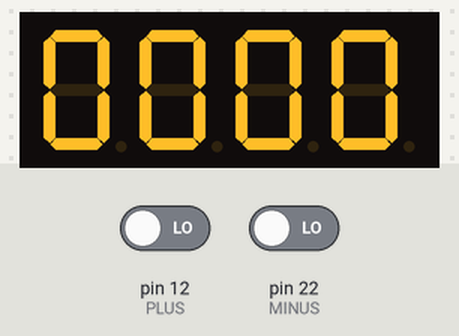
A program run on a simulated Raspberry Pi (header pin numbers). On the bench: 4-digit seven-segment display. The test bench sets the inputs (shaded band); at power-on: pin 12 (PLUS) LOW, pin 22 (MINUS) LOW. The segment pins are drawn as the display they are named for.

Above: at 1.2 s.
1.3 s: pin 12 (PLUS) driven HIGH
At 1.44 s:
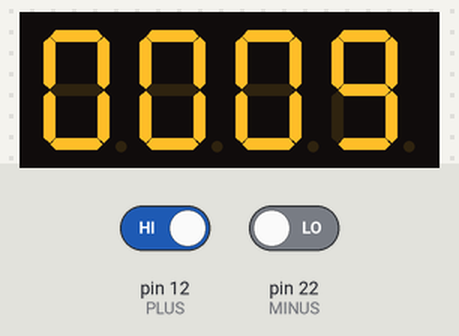
2.8 s: pin 22 (MINUS) driven HIGH
4.3 s: pin 12 (PLUS) driven LOW
At 4.92 s:
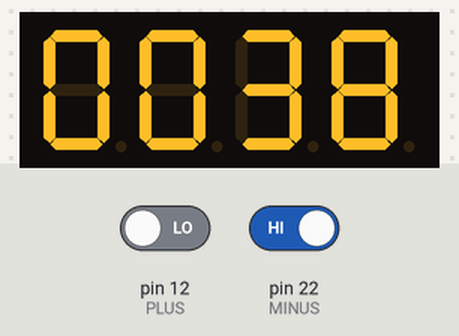
6.0 s: pin 22 (MINUS) driven LOW
At 6.4 s:
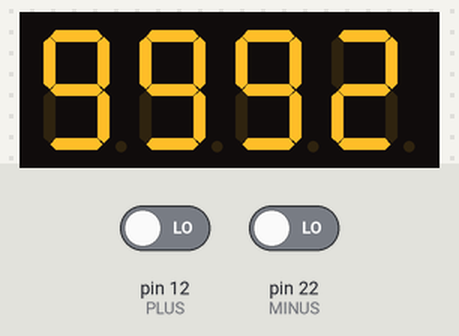
7.5 s: pin 12 (PLUS) driven HIGH
At 7.57 s:
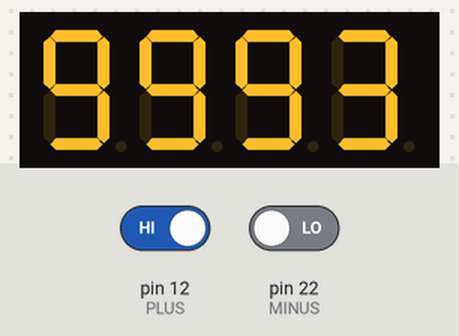
9.0 s: pin 22 (MINUS) driven HIGH
At 9.9 s:
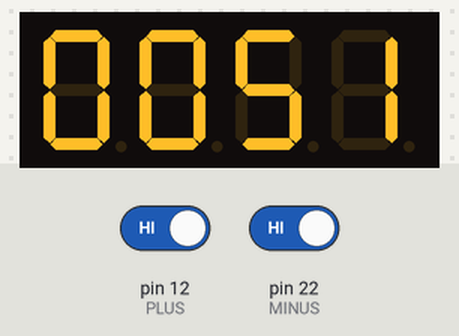

The program:

4Digits-7SD.py
```python
#!/usr/bin/env python3
#-- coding: utf-8 --


import RPi.GPIO as GPIO #Importe la bibliothèque pour contrôler les GPIOs
import time

GPIO.setmode(GPIO.BOARD) #Définit le mode de numérotation (Board)
GPIO.setwarnings(False) #On désactive les messages d'alerte


A = 7
B = 11
C = 13
D = 15
E = 31
F = 33
G = 16
DOT = 18

D1 = 32
D2 = 36
D3 = 38
D4 = 40


PLUS = 12
MINUS = 22


GPIO.setup(A, GPIO.OUT)
GPIO.setup(B, GPIO.OUT)
GPIO.setup(C, GPIO.OUT)
GPIO.setup(D, GPIO.OUT)
GPIO.setup(E, GPIO.OUT)
GPIO.setup(F, GPIO.OUT)
GPIO.setup(G, GPIO.OUT)
GPIO.setup(DOT, GPIO.OUT)

GPIO.setup(D1, GPIO.OUT)
GPIO.setup(D2, GPIO.OUT)
GPIO.setup(D3, GPIO.OUT)
GPIO.setup(D4, GPIO.OUT)

GPIO.setup(PLUS, GPIO.IN)
GPIO.setup(MINUS, GPIO.IN)


def displayNumber(n):
  AState = True
  BState = True
  CState = True
  DState = True
  EState = True
  FState = True
  GState = True
  DOTState = False

  if n in [1, 4]:
    AState = False
  if n in [5, 6]:
    BState = False
  if n in [2]:
    CState = False
  if n in [1, 4, 7]:
    DState = False
  if n in [1, 3, 4, 5, 7, 9]:
    EState = False
  if n in [1, 2, 3, 7]:
    FState = False
  if n in [0, 1, 7]:
    GState = False

  GPIO.output(A, AState)
  GPIO.output(B, BState)
  GPIO.output(C, CState)
  GPIO.output(D, DState)
  GPIO.output(E, EState)
  GPIO.output(F, FState)
  GPIO.output(G, GState)
  GPIO.output(DOT, DOTState)


def displayDigit(d):
  if d == 0:
    #print("D1")
    GPIO.output(D2, True)
    GPIO.output(D3, True)
    GPIO.output(D4, True)
    GPIO.output(D1, False)

  if d == 1:
    #print("D2")
    GPIO.output(D1, True)
    GPIO.output(D3, True)
    GPIO.output(D4, True)
    GPIO.output(D2, False)

  if d == 2:
    #print("D3")
    GPIO.output(D1, True)
    GPIO.output(D2, True)
    GPIO.output(D4, True)
    GPIO.output(D3, False)

  if d == 3:
    #print("D4")
    GPIO.output(D1, True)
    GPIO.output(D2, True)
    GPIO.output(D3, True)
    GPIO.output(D4, False)

def displayDigitNumber(d,n):
  displayDigit(d)
  displayNumber(n)

def display(number):
  n0 = 0
  n1 = 0
  n2 = 0
  n3 = 0

  n0 = (number // 1000) % 10
  n1 = (number // 100) % 10
  n2 = (number // 10) % 10
  n3 = number % 10

#  print(n0, n1, n2, n3)

  displayDigitNumber(0,n0)
  time.sleep(0.005)
  displayDigitNumber(1,n1)
  time.sleep(0.005)
  displayDigitNumber(2,n2)
  time.sleep(0.005)
  displayDigitNumber(3,n3)
  time.sleep(0.005)

number = 0
try:
  while True:
#    print("number ", number)
    display(number)

    if GPIO.input(PLUS)==1:
      number = number +1

    if GPIO.input(MINUS)==1:
      number = number -1


    time.sleep(0.005)


finally:
    GPIO.cleanup()
    print ("bye")
```

Measured:
- after the input at 1.3 s, the display: first changes after 0.08 s (image 1 shows a later state)
- after the input at 4.3 s, the display: first changes after 0.14 s (image 2 shows a later state)
- after the input at 7.5 s, the display: changes after 0.06 s (image 4)
